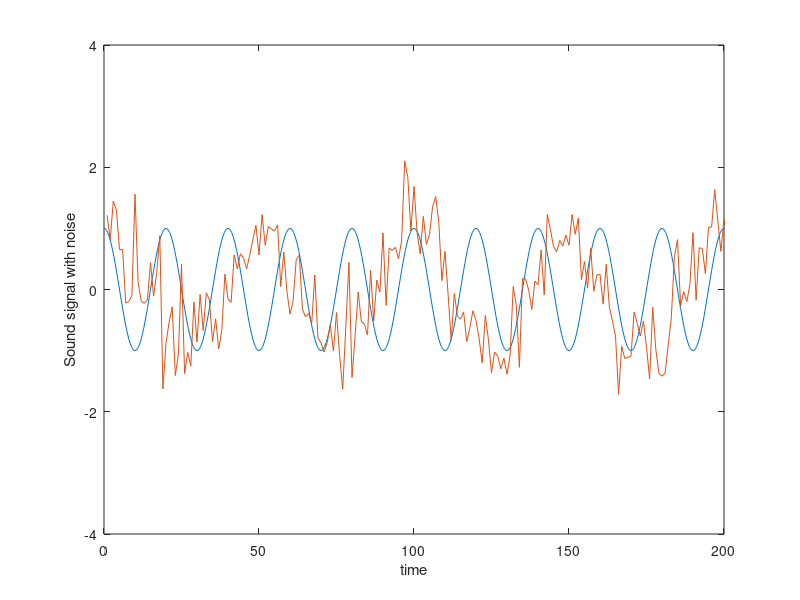

Reproduce this figure in MATLAB.
% Noise
clc
clear
N = 100;
f = 4;
n = 0:0.1:N;

fs = 20;
Ts = 1/fs;
x = cos(2*pi*f*n*Ts);
plot(n*f, x)
hold on
axis([0 200 -4 4])

y = zeros(1, 1000);
for i = 1:1000
     y(i) = x(i) + randn(1)/2;
end
plot(y)
xlabel('time')
ylabel('Sound signal with noise')



